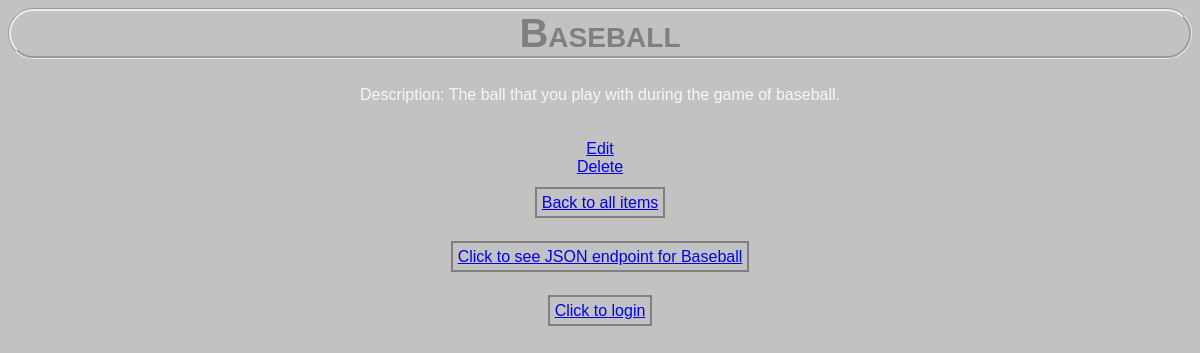
/category/3/6/description, run on the app's committed database.
### database_setup.py (models this page shows, shortened)
class Items(Base):
    __tablename__ = 'items'
    name = Column(String(80), nullable=False)
    id = Column(Integer, primary_key=True)
    description = Column(String(250))
    category_id = Column(Integer, ForeignKey('categories.id'))
    category = relationship(Categories)
    user_id = Column(Integer, ForeignKey('user.id'))
    user = relationship(User)

### application.py (the view)
@app.route('/category/<int:categories_id>/<int:item_id>/description')
def showCategoryItemDescription(categories_id, item_id):
    category = session.query(Categories).filter_by(id=categories_id).one()
    itemToDelete = session.query(Items).filter_by(id=item_id).one()
    return render_template(
        'showCategoryItemDescription.html',
        category=category,
        items=itemToDelete)

### templates/showCategoryItemDescription.html (shortened to what this page needs)
<html>
    <head>
        <link rel=stylesheet type=text/css href="{{url_for('static', filename='styles.css')}}">
    </head>
    <body>
        <h1>{{ items.name }}</h1>
        Description: {{items.description}}
    <a href='{{url_for('editCategoryItem', categories_id = category.id,
    item_id = items.id)}}'> Edit </a>
    <a href='{{url_for('deleteCategoryItem', categories_id = category.id,
    item_id = items.id)}}'> Delete </a>
    <a class="box" href='{{url_for('showCategoryItem', categories_id =
    category.id)}}'> Back to all items </a>
<a class="box" href='{{url_for('CategorySingleItemJSON', categories_id = category.id, item_id = items.id)}}'> Click to see JSON endpoint for {{ items.name }}</a>
    <a class="box" href='{{url_for('showLogin')}}'> Click to login </a>
    </body>
</html>

### static/styles.css (style rules this page uses)
body { font-family: sans-serif; background-color: #c2c2c2; color: aliceblue; text-align: center; }
h1 { color: gray; border-style: groove; border-radius: 50px; font-size: 40px; font-variant: small-caps; }
a.box { padding: 5px; border: 2px solid gray; }

### data on the page
Items: name "Baseball", description "The ball that you play with during the game of baseball."
